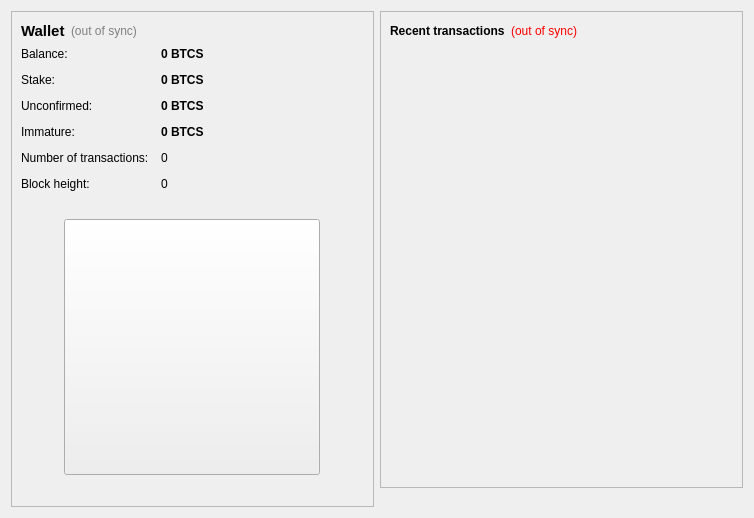
<?xml version="1.0" encoding="UTF-8"?>
<ui version="4.0">
 <class>OverviewPage</class>
 <widget class="QWidget" name="OverviewPage">
  <property name="geometry">
   <rect>
    <x>0</x>
    <y>0</y>
    <width>754</width>
    <height>518</height>
   </rect>
  </property>
  <property name="font">
   <font>
    <family>Ubuntu</family>
   </font>
  </property>
  <property name="windowTitle">
   <string>Form</string>
  </property>
  <layout class="QHBoxLayout" name="horizontalLayout">
   <item>
    <layout class="QVBoxLayout" name="verticalLayout_2">
     <item>
      <widget class="QFrame" name="frame">
       <property name="frameShape">
        <enum>QFrame::StyledPanel</enum>
       </property>
       <property name="frameShadow">
        <enum>QFrame::Raised</enum>
       </property>
       <layout class="QVBoxLayout" name="verticalLayout_4">
        <item>
         <layout class="QHBoxLayout" name="horizontalLayout_4">
          <item>
           <widget class="QLabel" name="label_5">
            <property name="font">
             <font>
              <pointsize>11</pointsize>
              <weight>75</weight>
              <bold>true</bold>
             </font>
            </property>
            <property name="text">
             <string>Wallet</string>
            </property>
           </widget>
          </item>
          <item>
           <widget class="QLabel" name="labelWalletStatus">
            <property name="toolTip">
             <string>The displayed information may be out of date. Your wallet automatically synchronizes with the Bitcoin-sCrypt network after a connection is established, but this process has not completed yet.</string>
            </property>
            <property name="styleSheet">
             <string notr="true">QLabel { color: grey; }</string>
            </property>
            <property name="text">
             <string notr="true">(out of sync)</string>
            </property>
            <property name="alignment">
             <set>Qt::AlignLeading|Qt::AlignLeft|Qt::AlignVCenter</set>
            </property>
           </widget>
          </item>
          <item>
           <spacer name="horizontalSpacer_2">
            <property name="orientation">
             <enum>Qt::Horizontal</enum>
            </property>
            <property name="sizeHint" stdset="0">
             <size>
              <width>40</width>
              <height>20</height>
             </size>
            </property>
           </spacer>
          </item>
         </layout>
        </item>
        <item>
         <layout class="QFormLayout" name="formLayout_2">
          <property name="fieldGrowthPolicy">
           <enum>QFormLayout::AllNonFixedFieldsGrow</enum>
          </property>
          <property name="horizontalSpacing">
           <number>12</number>
          </property>
          <property name="verticalSpacing">
           <number>12</number>
          </property>
          <item row="0" column="0">
           <widget class="QLabel" name="label">
            <property name="text">
             <string>Balance:</string>
            </property>
           </widget>
          </item>
          <item row="0" column="1">
           <widget class="QLabel" name="labelBalance">
            <property name="font">
             <font>
              <weight>75</weight>
              <bold>true</bold>
             </font>
            </property>
            <property name="cursor">
             <cursorShape>IBeamCursor</cursorShape>
            </property>
            <property name="toolTip">
             <string>Your current balance</string>
            </property>
            <property name="text">
             <string notr="true">0 BTCS</string>
            </property>
            <property name="textInteractionFlags">
             <set>Qt::LinksAccessibleByMouse|Qt::TextSelectableByKeyboard|Qt::TextSelectableByMouse</set>
            </property>
           </widget>
          </item>
          <item row="1" column="0">
           <widget class="QLabel" name="label_6">
            <property name="text">
             <string>Stake:</string>
            </property>
           </widget>
          </item>
          <item row="1" column="1">
           <widget class="QLabel" name="labelStake">
            <property name="font">
             <font>
              <weight>75</weight>
              <bold>true</bold>
             </font>
            </property>
            <property name="cursor">
             <cursorShape>IBeamCursor</cursorShape>
            </property>
            <property name="toolTip">
             <string>Total of coins that was staked, and do not yet count toward the current balance</string>
            </property>
            <property name="text">
             <string notr="true">0 BTCS</string>
            </property>
            <property name="textInteractionFlags">
             <set>Qt::LinksAccessibleByMouse|Qt::TextSelectableByKeyboard|Qt::TextSelectableByMouse</set>
            </property>
           </widget>
          </item>
          <item row="2" column="0">
           <widget class="QLabel" name="label_3">
            <property name="text">
             <string>Unconfirmed:</string>
            </property>
           </widget>
          </item>
          <item row="2" column="1">
           <widget class="QLabel" name="labelUnconfirmed">
            <property name="font">
             <font>
              <weight>75</weight>
              <bold>true</bold>
             </font>
            </property>
            <property name="cursor">
             <cursorShape>IBeamCursor</cursorShape>
            </property>
            <property name="toolTip">
             <string>Total of transactions that have yet to be confirmed, and do not yet count toward the current balance</string>
            </property>
            <property name="text">
             <string notr="true">0 BTCS</string>
            </property>
            <property name="textInteractionFlags">
             <set>Qt::LinksAccessibleByMouse|Qt::TextSelectableByKeyboard|Qt::TextSelectableByMouse</set>
            </property>
           </widget>
          </item>
          <item row="4" column="0">
           <widget class="QLabel" name="label_2">
            <property name="text">
             <string>Number of transactions:</string>
            </property>
           </widget>
          </item>
          <item row="4" column="1">
           <widget class="QLabel" name="labelNumTransactions">
            <property name="toolTip">
             <string>Total number of transactions in wallet</string>
            </property>
            <property name="text">
             <string notr="true">0</string>
            </property>
           </widget>
          </item>
          <item row="5" column="0">
           <widget class="QLabel" name="label_height">
            <property name="text">
             <string>Block height:</string>
            </property>
           </widget>
          </item>
          <item row="5" column="1">
           <widget class="QLabel" name="blockHeight">
            <property name="toolTip">
             <string>current block height in sync</string>
            </property>
            <property name="text">
             <string notr="true">0</string>
            </property>
           </widget>
          </item>
          <item row="3" column="0">
           <widget class="QLabel" name="labelImmatureText">
            <property name="text">
             <string>Immature:</string>
            </property>
           </widget>
          </item>
          <item row="3" column="1">
           <widget class="QLabel" name="labelImmature">
            <property name="font">
             <font>
              <weight>75</weight>
              <bold>true</bold>
             </font>
            </property>
            <property name="toolTip">
             <string>Mined balance that has not yet matured</string>
            </property>
            <property name="text">
             <string notr="true">0 BTCS</string>
            </property>
            <property name="textInteractionFlags">
             <set>Qt::LinksAccessibleByMouse|Qt::TextSelectableByKeyboard|Qt::TextSelectableByMouse</set>
            </property>
           </widget>
          </item>
         </layout>
        </item>
        <item>
         <spacer name="verticalSpacer">
          <property name="orientation">
           <enum>Qt::Vertical</enum>
          </property>
          <property name="sizeType">
           <enum>QSizePolicy::Expanding</enum>
          </property>
          <property name="sizeHint" stdset="0">
           <size>
            <width>20</width>
            <height>10</height>
           </size>
          </property>
         </spacer>
        </item>
        <item>
         <layout class="QHBoxLayout" name="horizontalLayout_3">
          <item>
           <widget class="QPushButton" name="HomeButton">
            <property name="minimumSize">
             <size>
              <width>256</width>
              <height>256</height>
             </size>
            </property>
            <property name="maximumSize">
             <size>
              <width>256</width>
              <height>256</height>
             </size>
            </property>
            <property name="cursor">
             <cursorShape>PointingHandCursor</cursorShape>
            </property>
            <property name="toolTip">
             <string> Click to go to BTCS Home page. </string>
            </property>
            <property name="autoFillBackground">
             <bool>true</bool>
            </property>
            <property name="icon">
             <iconset resource="../bitcoin.qrc">
              <normaloff>:/images/logo</normaloff>:/images/logo</iconset>
            </property>
            <property name="iconSize">
             <size>
              <width>256</width>
              <height>256</height>
             </size>
            </property>
           </widget>
          </item>
         </layout>
        </item>
        <item>
         <spacer name="verticalSpacer_5">
          <property name="orientation">
           <enum>Qt::Vertical</enum>
          </property>
          <property name="sizeType">
           <enum>QSizePolicy::Expanding</enum>
          </property>
          <property name="sizeHint" stdset="0">
           <size>
            <width>20</width>
            <height>10</height>
           </size>
          </property>
         </spacer>
        </item>
       </layout>
      </widget>
     </item>
    </layout>
   </item>
   <item>
    <layout class="QVBoxLayout" name="verticalLayout_3">
     <item>
      <widget class="QFrame" name="frame_2">
       <property name="sizePolicy">
        <sizepolicy hsizetype="Expanding" vsizetype="Expanding">
         <horstretch>0</horstretch>
         <verstretch>0</verstretch>
        </sizepolicy>
       </property>
       <property name="minimumSize">
        <size>
         <width>0</width>
         <height>477</height>
        </size>
       </property>
       <property name="frameShape">
        <enum>QFrame::StyledPanel</enum>
       </property>
       <property name="frameShadow">
        <enum>QFrame::Raised</enum>
       </property>
       <layout class="QVBoxLayout" name="verticalLayout">
        <item>
         <layout class="QHBoxLayout" name="horizontalLayout_2">
          <item>
           <widget class="QLabel" name="label_4">
            <property name="text">
             <string>&lt;b&gt;Recent transactions&lt;/b&gt;</string>
            </property>
           </widget>
          </item>
          <item>
           <widget class="QLabel" name="labelTransactionsStatus">
            <property name="toolTip">
             <string>The displayed information may be out of date. Your wallet automatically synchronizes with the Bitcoin-sCrypt network after a connection is established, but this process has not completed yet.</string>
            </property>
            <property name="styleSheet">
             <string notr="true">QLabel { color: red; }</string>
            </property>
            <property name="text">
             <string notr="true">(out of sync)</string>
            </property>
            <property name="alignment">
             <set>Qt::AlignRight|Qt::AlignTrailing|Qt::AlignVCenter</set>
            </property>
           </widget>
          </item>
          <item>
           <spacer name="horizontalSpacer">
            <property name="orientation">
             <enum>Qt::Horizontal</enum>
            </property>
            <property name="sizeHint" stdset="0">
             <size>
              <width>40</width>
              <height>20</height>
             </size>
            </property>
           </spacer>
          </item>
         </layout>
        </item>
        <item>
         <widget class="QListView" name="listTransactions">
          <property name="minimumSize">
           <size>
            <width>0</width>
            <height>422</height>
           </size>
          </property>
          <property name="styleSheet">
           <string notr="true">QListView { background: transparent; }</string>
          </property>
          <property name="frameShape">
           <enum>QFrame::NoFrame</enum>
          </property>
          <property name="verticalScrollBarPolicy">
           <enum>Qt::ScrollBarAlwaysOff</enum>
          </property>
          <property name="horizontalScrollBarPolicy">
           <enum>Qt::ScrollBarAlwaysOff</enum>
          </property>
          <property name="selectionMode">
           <enum>QAbstractItemView::NoSelection</enum>
          </property>
         </widget>
        </item>
       </layout>
      </widget>
     </item>
     <item>
      <spacer name="verticalSpacer_2">
       <property name="orientation">
        <enum>Qt::Vertical</enum>
       </property>
       <property name="sizeHint" stdset="0">
        <size>
         <width>20</width>
         <height>40</height>
        </size>
       </property>
      </spacer>
     </item>
    </layout>
   </item>
  </layout>
 </widget>
 <resources>
  <include location="../bitcoin.qrc"/>
 </resources>
 <connections/>
</ui>
